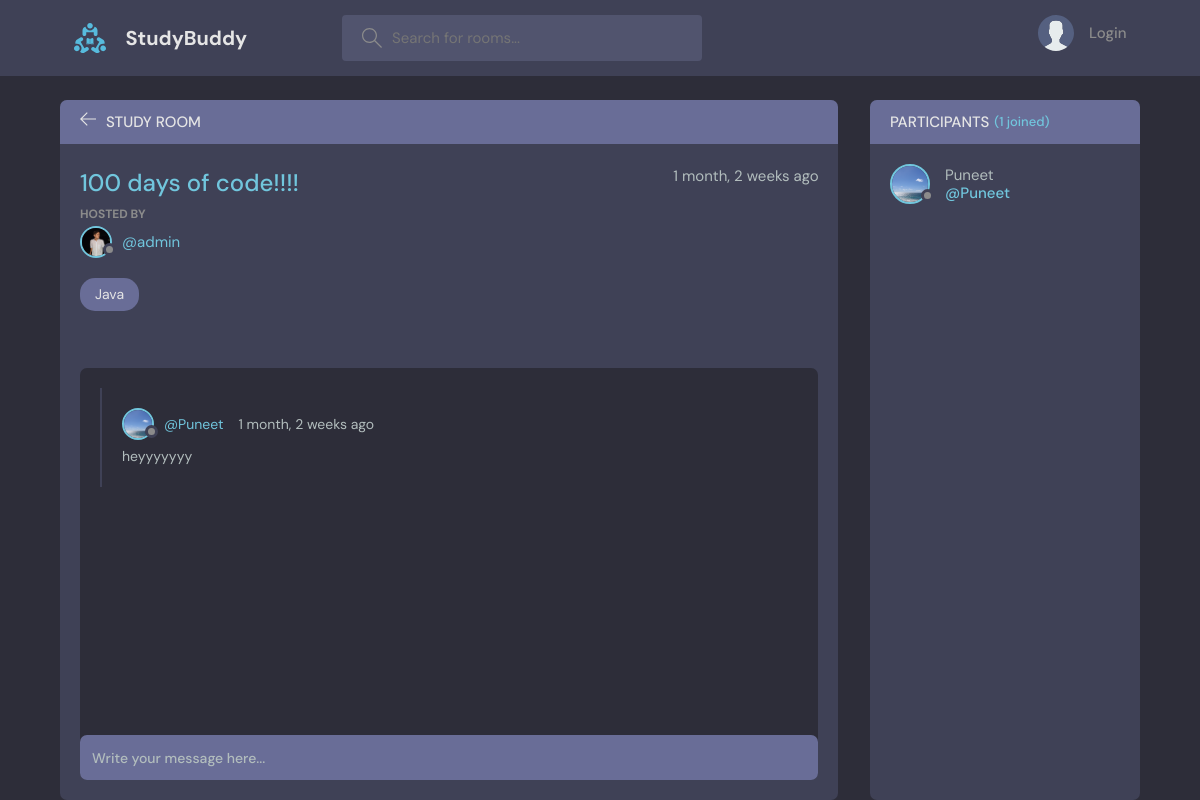
Page /room/2/ on the committed database.
### base/models.py (models this page shows, shortened)
class Room(models.Model):
    host = models.ForeignKey(User,on_delete=models.SET_NULL,null=True)
    topic = models.ForeignKey(Topic,on_delete=models.SET_NULL,null=True)
    name = models.CharField(max_length=200)
    description = models.TextField(null=True,blank=True)
    updated = models.DateTimeField(auto_now=True)
    created = models.DateTimeField(auto_now_add=True)
    participants =models.ManyToManyField(User,related_name='participants',blank=True)
    class Meta:
        ordering=['-updated','-created']

class User(AbstractUser):
    email = models.EmailField(unique=True,null=True)
    avatar= models.ImageField(null=True,default='avatar.svg')
    username = models.CharField(unique=True,max_length=100)
    REQUIRED_FIELDS=['email']

class Topic(models.Model):
    name = models.CharField(max_length=200)
    def __str__(self):
        return self.name

class Message(models.Model):
    user=models.ForeignKey(User,on_delete=models.CASCADE)
    room= models.ForeignKey(Room,on_delete=models.CASCADE)
    body = models.TextField()
    updated = models.DateTimeField(auto_now=True)
    created = models.DateTimeField(auto_now_add=True)
    class Meta:
        ordering=['-updated','-created']

### base/views.py (the view, shortened to what this page needs)
# urls.py: path('room/<str:pk>/', views.room,name="room"),
def room(request,pk):
    room = Room.objects.get(id=pk)
    room_messages = room.message_set.all().order_by('-created')
    participants = room.participants.all()
    context={
        'room':room,
        'room_messages':room_messages,
        'participants' : participants,
    }
    return render(request,'base/room.html',context)

### base/templates/base/room.html (shortened to what this page needs)
{% extends "main.html" %}
{% block content %}
    <main class="profile-page layout layout--2">
      <div class="container">
        <div class="room">
          <div class="room__top">
            <div class="room__topLeft">
              <a href="{% url 'home' %}">
                <svg version="1.1" xmlns="http://www.w3.org/2000/svg" width="32" height="32" viewBox="0 0 32 32">
                  <title>arrow-left</title>
                  <path
                    d="M13.723 2.286l-13.723 13.714 13.719 13.714 1.616-1.611-10.96-10.96h27.625v-2.286h-27.625l10.965-10.965-1.616-1.607z"
                  ></path>
                </svg>
              </a>
              <h3>Study Room</h3>
            </div>
          </div>
          <div class="room__box scroll">
            <div class="room__header scroll">
              <div class="room__info">
                <h3>{{room.name}}</h3>
                <span>{{room.created | timesince}} ago</span>
              </div>
              <div class="room__hosted">
                <p>Hosted By</p>
                <a href="{% url 'user-profile' room.host.id %}" class="room__author">
                  <div class="avatar avatar--small">
                    <img src="{{room.host.avatar.url}}" />
                  </div>
                  <span>@{{room.host.username}}</span>
                </a>
              </div>
              <span class="room__topics">{{room.topic}}</span>
            </div>
            <div class="room__conversation">
              <div class="threads scroll">
                {% for message in room_messages %}
                <div class="thread">
                  <div class="thread__top">
                    <div class="thread__author">
                      <a href="{% url 'user-profile' message.user.id %}" class="thread__authorInfo">
                        <div class="avatar avatar--small">
                          <img src="{{message.user.avatar.url}}" />
                        </div>
                        <span>@{{message.user.username}}</span>
                      </a>
                      <span class="thread__date">{{message.created | timesince}} ago</span>
                    </div>
                  </div>
                  <div class="thread__details">
                   {{message.body}}
                  </div>
                </div>
                {% endfor %}
              </div>
            </div>
          </div>
          <div class="room__message">
            <form action="" method="POST">
              <input name="body" placeholder="Write your message here..." />
            </form>
          </div>
        </div>
        <div class="participants">
          <h3 class="participants__top">Participants <span>({{participants.count}} joined)</span></h3>
          <div class="participants__list scroll">
            {% for user in participants %}
            <a href="{% url 'user-profile' user.id %}" class="participant">
              <div class="avatar avatar--medium">
                <img src="{{user.avatar.url}}" />
              </div>
              <p>
               {{user.username}}
                <span>@{{user.username}}</span>
              </p>
            </a>
            {% endfor %}
          </div>
        </div>
      </div>
    </main>
    {% endblock content %}

### rows in the picture
Room: name "100 days of code!!!!", created "1 month, 2 weeks", host.avatar (picture), host.username "admin", topic "Java"
Message: user.avatar (picture), user.username "Puneet", created "1 month, 2 weeks", body "heyyyyyyy"
User: avatar (picture), username "Puneet"

### other values in the picture
{{ participants.count }} "1"
